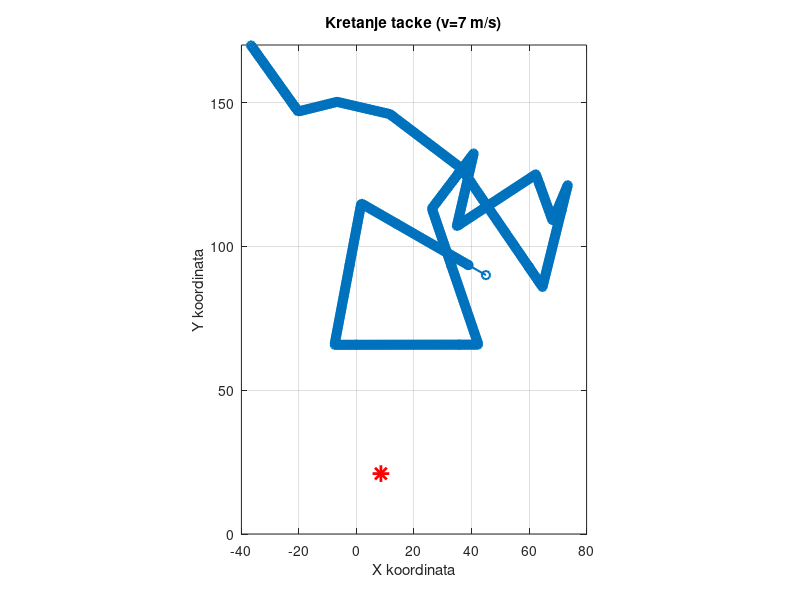

Here is the MATLAB script that generated this plot: (Note: this script raises an error after producing the figure.)
clear all;
close all;
clc;

% U?itaj koordinate iz datoteke
data = load('txid_1_coor.txt');  % Pretpostavlja se da se datoteka nalazi u trenutnom direktoriju

% Izdvoji X i Y koordinate
x = data(:,1);
y = data(:,2);

% Po?etna pozicija (Tx ?vor)
tx_x = 8.5;
tx_y = 21;

% Nacrtaj kretanje ta?ke
figure;

% Crvena zvjezdica za Tx
plot(tx_x, tx_y, 'r*', 'MarkerSize', 12, 'LineWidth', 2);
hold on;
plot(x, y, '-o', 'LineWidth', 1.5);
xlabel('X koordinata');
ylabel('Y koordinata');
title('Kretanje tacke (v=7 m/s)');
xlim([-40 80]);   
ylim([0 170]); 
grid on;
axis equal;  % Da se o?uva razmjera izme?u osi

% U?itaj podatke iz .txt fajla
data = load('snr_time_7.0.txt');

% Razdvoji kolone
time = data(:, 1);
snr = data(:, 2);

% Iscrtavanje grafa
figure;
plot(time, snr);
xlabel('Vrijeme [s]');
ylabel('SNR [dB]');
title('SNR u funkciji vremena (v=7 m/s)');
xlim([0 70]);   
ylim([0 50]);   
grid on;
